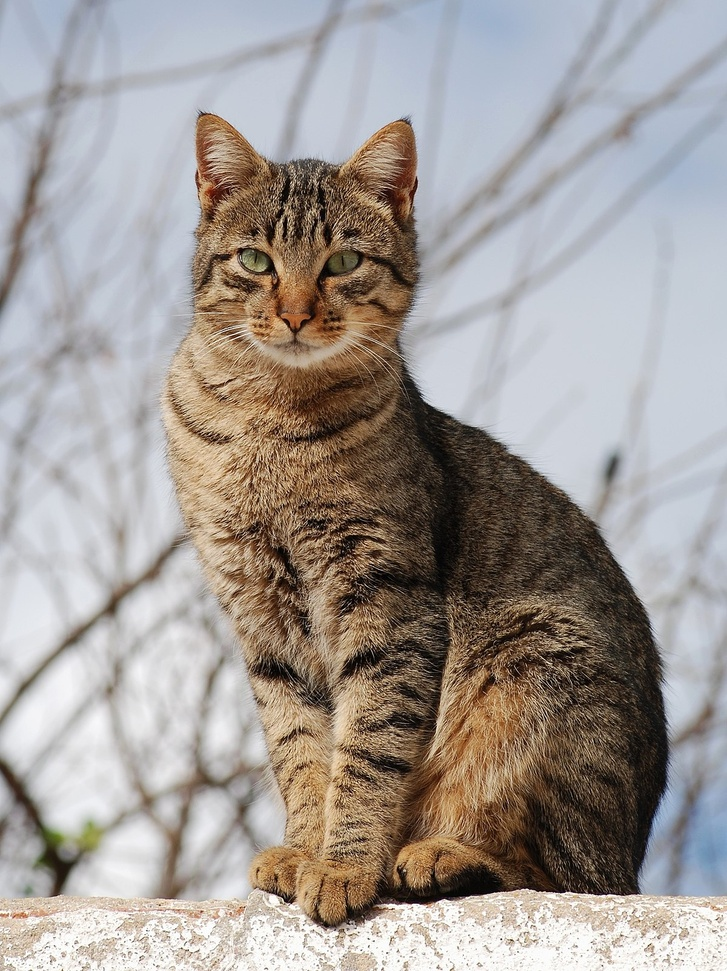
#> input picture images/cat.jpg, 727 x 971 px, shrunk from 1200 x 1602 before the run
$ python test_20230417.py
#> lines starting #> are read from the running program, lines starting #| are printed output that depends on the picture
import cv2 as cv
from matplotlib import pyplot as plt

my_img = cv.imread("./images/cat.jpg", cv.IMREAD_COLOR )
#> my_img is the input picture: shape (971, 727, 3); mean B, G, R 150.6, 154.8, 161.7

# [6 lines of commented-out code are left out]

my_img_hsv = cv.cvtColor(my_img, cv.COLOR_BGR2HSV)
#> my_img_hsv: shape (971, 727, 3); mean H, S, V 63.3, 54.2, 169.2
h, s, v = cv.split(my_img_hsv)
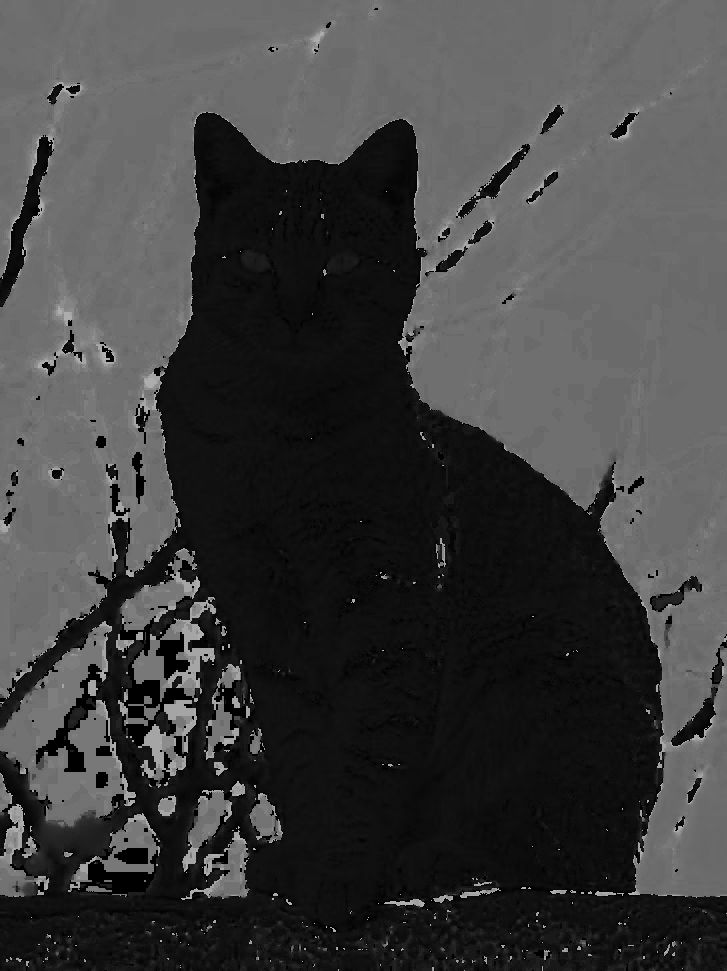
#> h: shape (971, 727); min 0, max 179, mean 63.3
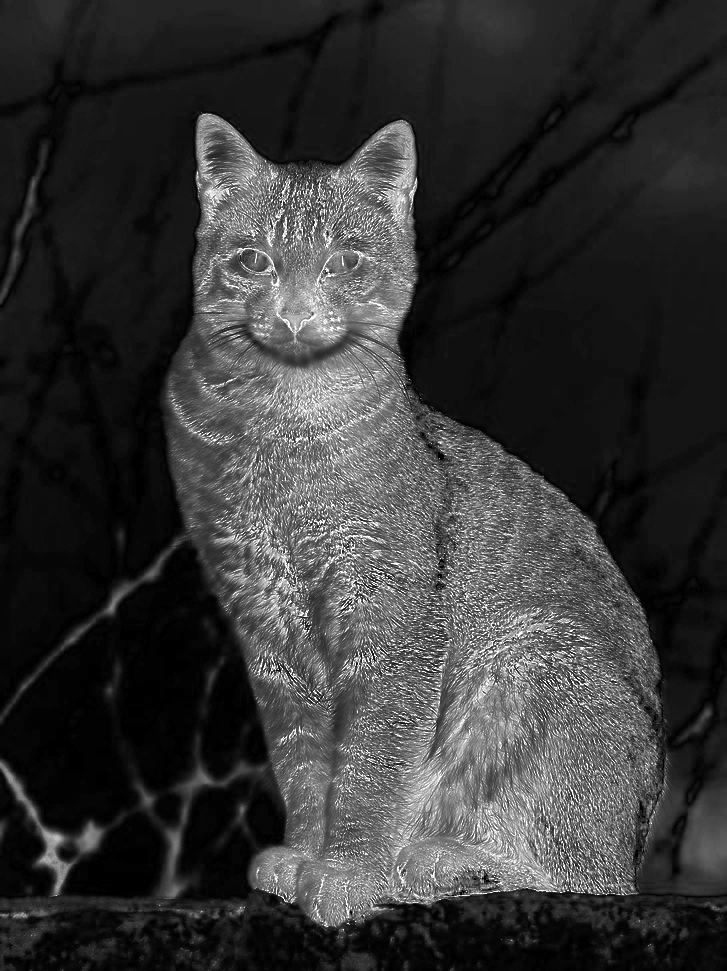
#> s: shape (971, 727); min 0, max 255, mean 54.2
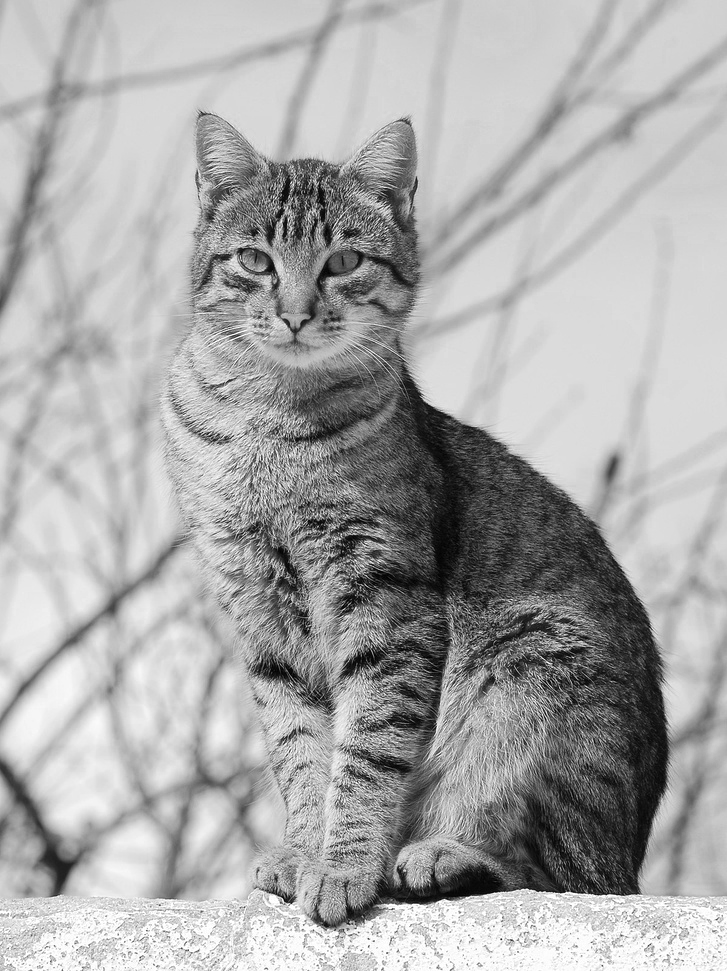
#> v: shape (971, 727); min 0, max 255, mean 169.2
plt.figure(figsize=[12,4])
plt.subplot(151)
plt.imshow(my_img[:,:,::-1])
plt.subplot(152)
plt.imshow(h, cmap='gray')
plt.subplot(153)
plt.imshow(s, cmap='gray')
plt.subplot(154)
plt.imshow(v, cmap='gray')

my_img_merged = cv.cvtColor(cv.merge((h+10, s, v)), cv.COLOR_HSV2RGB)
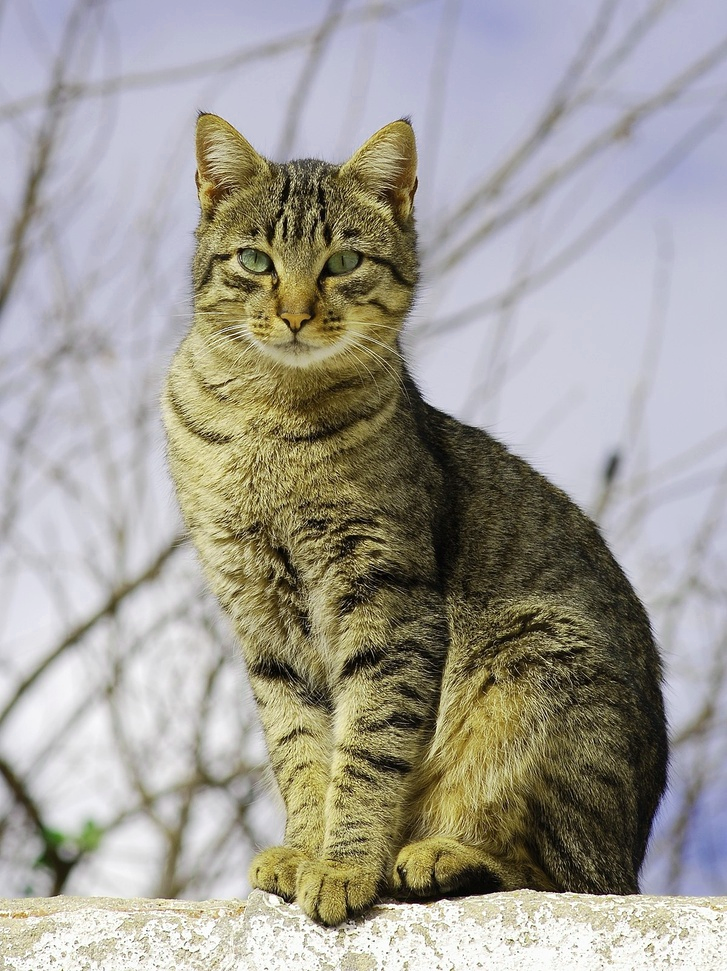
#> my_img_merged: shape (971, 727, 3); mean R, G, B 161.6, 158.2, 150.3
plt.subplot(155)
plt.imshow(my_img_merged)
plt.show()
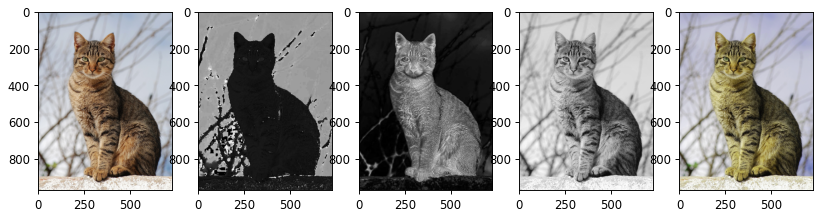
#> figure drawn by matplotlib, 5 panels

$ run again, with images/New_Zealand_Boat.jpg copied over images/cat.jpg
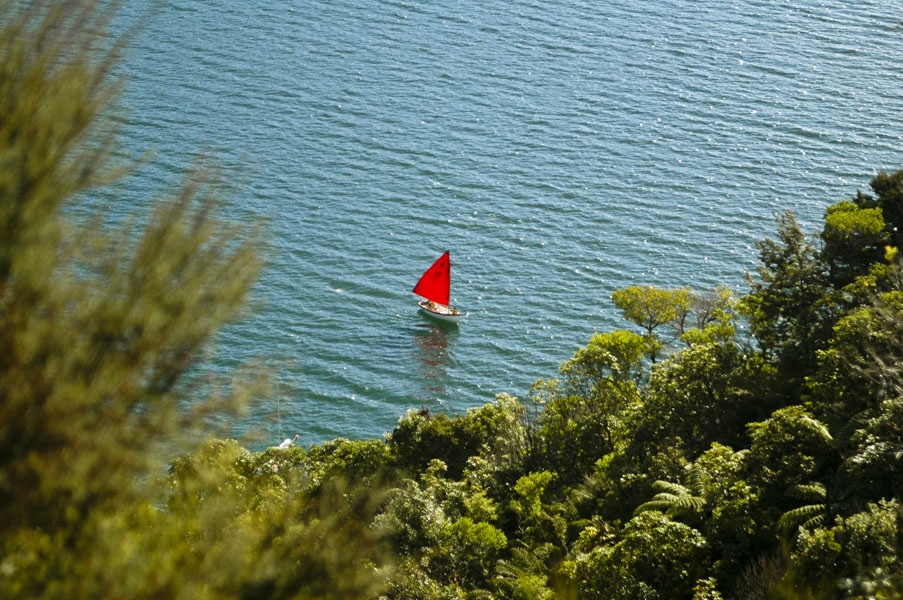
#> input picture images/New_Zealand_Boat.jpg, 903 x 600 px
#> my_img is the input picture: shape (600, 903, 3); mean B, G, R 96.6, 115, 98
#> my_img_hsv: shape (600, 903, 3); mean H, S, V 62.4, 117.5, 122.2
#> `h, s, v = cv.split(my_img_hsv)`:
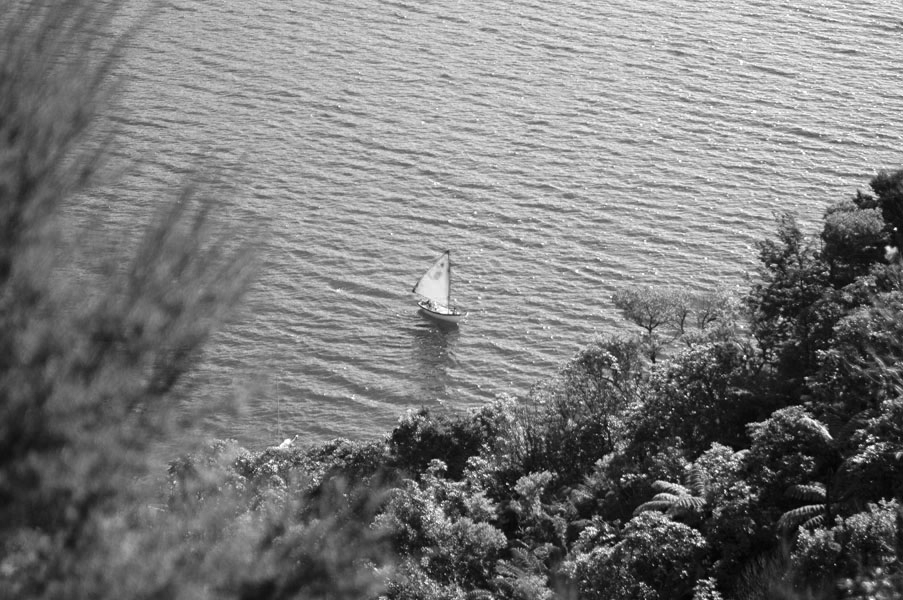
#> v: shape (600, 903); min 0, max 255, mean 122.2
#> `my_img_merged = cv.cvtColor(cv.merge((h+10, s, v)), cv.COLOR_HSV2RGB)`:
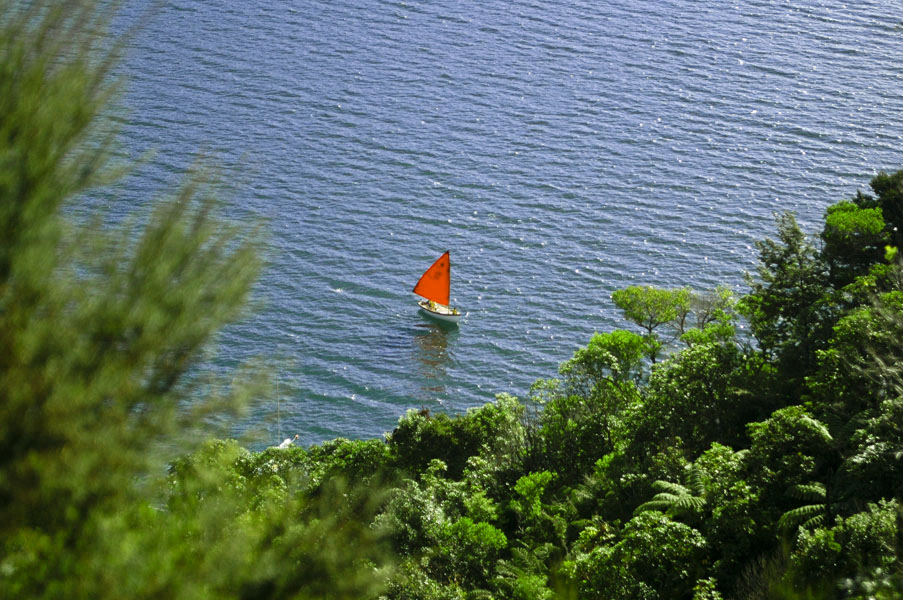
#> my_img_merged: shape (600, 903, 3); mean R, G, B 90.5, 108.8, 96.7

$ run again, with images/New_Zealand_Coast.jpg copied over images/cat.jpg
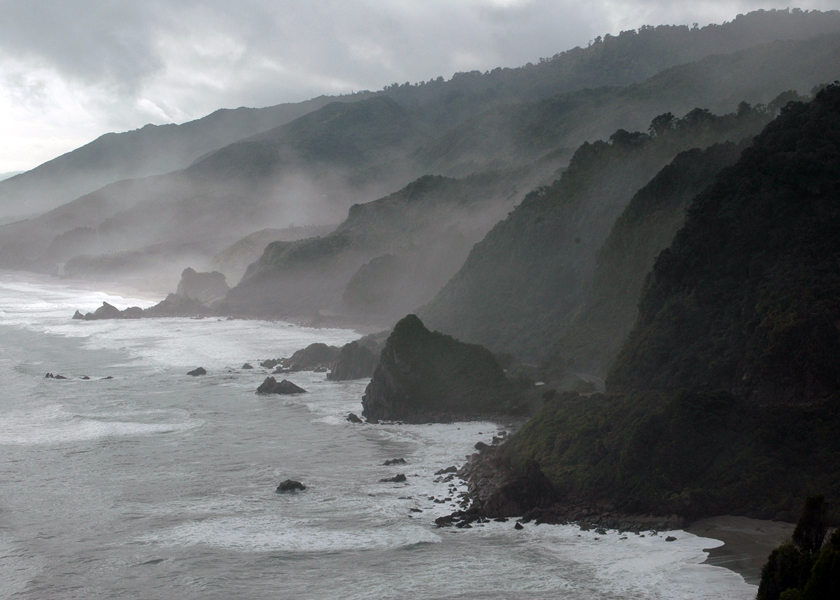
#> input picture images/New_Zealand_Coast.jpg, 840 x 600 px
#> my_img is the input picture: shape (600, 840, 3); mean B, G, R 115.2, 113.8, 110.9
#> my_img_hsv: shape (600, 840, 3); mean H, S, V 94.6, 18.5, 116
#> `h, s, v = cv.split(my_img_hsv)`:
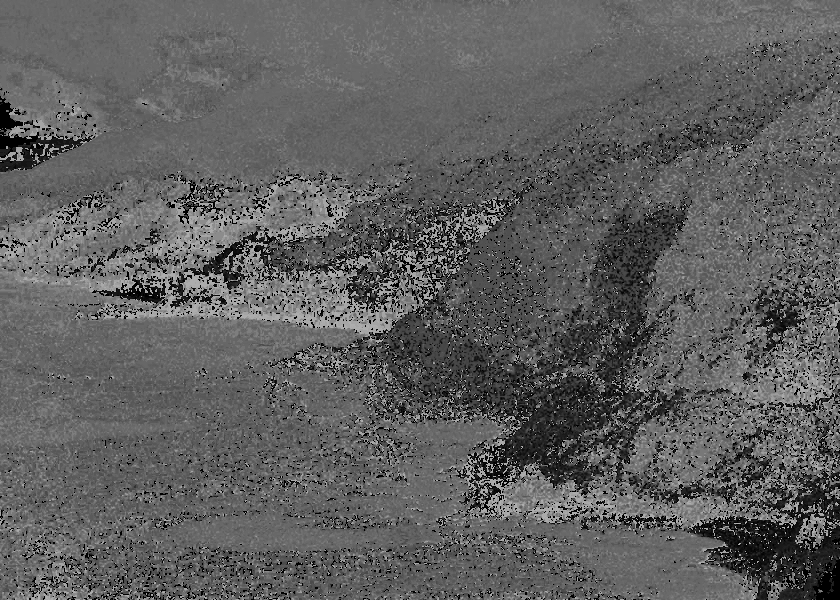
#> h: shape (600, 840); min 0, max 177, mean 94.6
#> `h, s, v = cv.split(my_img_hsv)`:
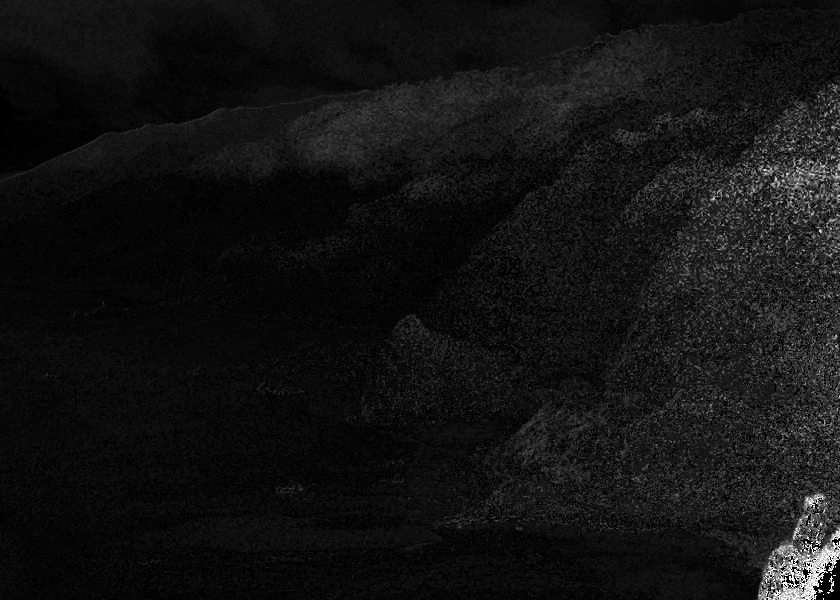
#> s: shape (600, 840); min 0, max 255, mean 18.5
